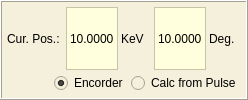
       <widget class="QFrame" name="frame_3">
        <property name="styleSheet">
         <string notr="true">background-color: rgb(245, 240, 220);</string>
        </property>
        <property name="frameShape">
         <enum>QFrame::Box</enum>
        </property>
        <property name="frameShadow">
         <enum>QFrame::Raised</enum>
        </property>
        <property name="lineWidth">
         <number>1</number>
        </property>
        <layout class="QGridLayout" name="gridLayout_4">
         <property name="leftMargin">
          <number>5</number>
         </property>
         <property name="topMargin">
          <number>5</number>
         </property>
         <property name="rightMargin">
          <number>5</number>
         </property>
         <property name="bottomMargin">
          <number>5</number>
         </property>
         <property name="spacing">
          <number>3</number>
         </property>
         <item row="1" column="0">
          <widget class="QLabel" name="label_22">
           <property name="text">
            <string>Cur. Pos.: </string>
           </property>
          </widget>
         </item>
         <item row="2" column="0" colspan="6">
          <layout class="QHBoxLayout" name="horizontalLayout_3">
           <item>
            <spacer name="horizontalSpacer_2">
             <property name="orientation">
              <enum>Qt::Horizontal</enum>
             </property>
             <property name="sizeHint" stdset="0">
              <size>
               <width>40</width>
               <height>20</height>
              </size>
             </property>
            </spacer>
           </item>
           <item>
            <widget class="QRadioButton" name="SelThEncorder">
             <property name="toolTip">
              <string>&lt;html&gt;&lt;head/&gt;&lt;body&gt;&lt;p&gt;Usually the &amp;quot;Encorder&amp;quot; should be selected.&lt;/p&gt;&lt;/body&gt;&lt;/html&gt;</string>
             </property>
             <property name="text">
              <string>Encorder</string>
             </property>
             <property name="checked">
              <bool>true</bool>
             </property>
            </widget>
           </item>
           <item>
            <widget class="QRadioButton" name="SelThCalcPulse">
             <property name="toolTip">
              <string>&lt;html&gt;&lt;head/&gt;&lt;body&gt;&lt;p&gt;The &amp;quot;Calc from Pulse&amp;quot; should not be used for usual measurement.&lt;/p&gt;&lt;/body&gt;&lt;/html&gt;</string>
             </property>
             <property name="text">
              <string>Calc from Pulse</string>
             </property>
            </widget>
           </item>
          </layout>
         </item>
         <item row="1" column="1">
          <widget class="QLabel" name="ShowCurrentEnergy">
           <property name="styleSheet">
            <string notr="true">background-color: rgb(255, 255, 221);</string>
           </property>
           <property name="frameShape">
            <enum>QFrame::StyledPanel</enum>
           </property>
           <property name="frameShadow">
            <enum>QFrame::Sunken</enum>
           </property>
           <property name="text">
            <string>10.0000</string>
           </property>
          </widget>
         </item>
         <item row="1" column="5">
          <widget class="QLabel" name="label_25">
           <property name="text">
            <string>Deg.  </string>
           </property>
          </widget>
         </item>
         <item row="1" column="2">
          <widget class="QLabel" name="label_26">
           <property name="text">
            <string>KeV  </string>
           </property>
          </widget>
         </item>
         <item row="1" column="3" colspan="2">
          <widget class="QLabel" name="ShowCurrentAngle">
           <property name="styleSheet">
            <string notr="true">background-color: rgb(255, 255, 221);</string>
           </property>
           <property name="frameShape">
            <enum>QFrame::StyledPanel</enum>
           </property>
           <property name="frameShadow">
            <enum>QFrame::Sunken</enum>
           </property>
           <property name="text">
            <string>10.0000</string>
           </property>
          </widget>
         </item>
        </layout>
       </widget>
